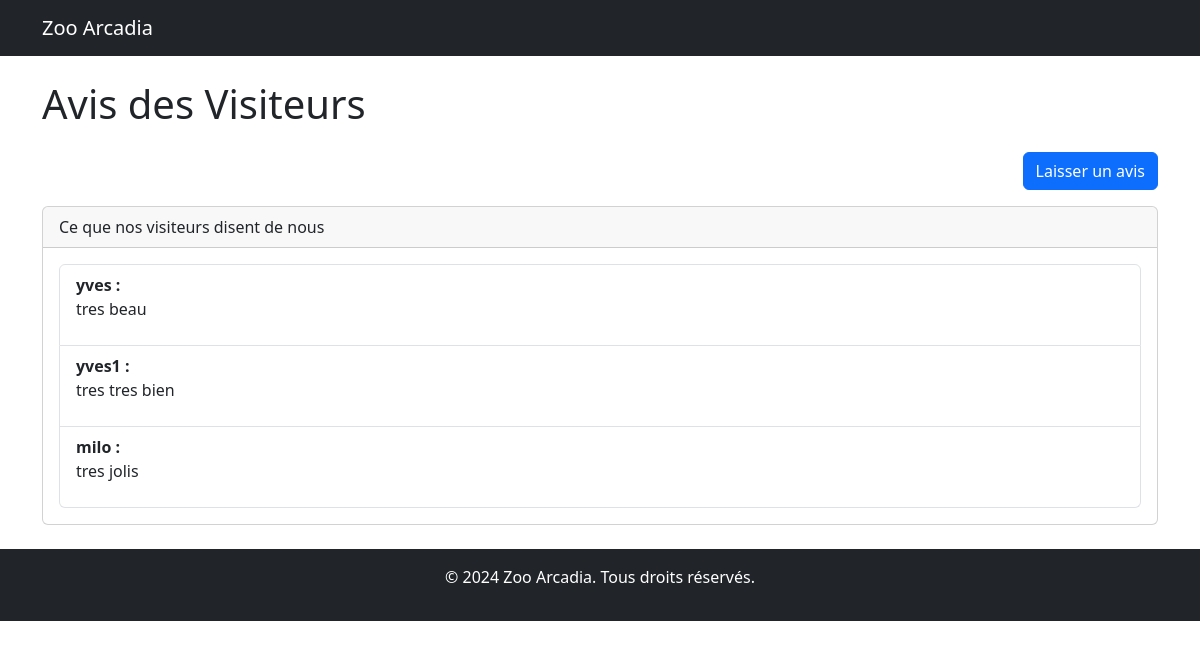
Page /avis_visiteurs.php on the committed database.
### tables this page shows
CREATE TABLE `avis` (
  `id` int(11) NOT NULL,
  `pseudo` varchar(255) NOT NULL,
  `nom` varchar(255) NOT NULL,
  `email` varchar(255) NOT NULL,
  `utilisateur_id` int(11) DEFAULT NULL,
  `contenu` text NOT NULL,
  `statut` enum('en_attente','valide','invalide') DEFAULT 'en_attente',
  `date` date NOT NULL,
  `valide` tinyint(1) DEFAULT 0,
  `commentaire` text NOT NULL
);

### avis_visiteurs.php (the view, shortened to what this page needs)
<?php
include 'php/connection.php';
$query = $pdo->query("SELECT nom, commentaire FROM avis WHERE valide = 1");
$avis = $query->fetchAll(PDO::FETCH_ASSOC);
?>
<!DOCTYPE html>
<html lang="fr">
<head>
    <link href="https://cdn.jsdelivr.net/npm/bootstrap@5.3.0-alpha1/dist/css/bootstrap.min.css" rel="stylesheet">
</head>
<body>
<nav class="navbar navbar-expand-lg navbar-dark bg-dark">
    <div class="container">
        <a class="navbar-brand" href="#">Zoo Arcadia</a>
    </div>
</nav>
<div class="container mt-4">
    <h1 class="mb-4">Avis des Visiteurs</h1>
    <div class="mb-3 text-end">
        <a href="avis.php" class="btn btn-primary">Laisser un avis</a>
    </div>
    <div class="card">
        <div class="card-header">Ce que nos visiteurs disent de nous</div>
        <div class="card-body">
            <ul class="list-group">
                <?php if (!empty($avis)): ?>
                    <?php foreach ($avis as $a): ?>
                        <li class="list-group-item">
                            <strong><?= htmlspecialchars($a['nom']) ?> :</strong>
                            <p><?= htmlspecialchars($a['commentaire']) ?></p>
                        </li>
                    <?php endforeach; ?>
                <?php else: ?>
                    <li class="list-group-item">Aucun avis disponible pour le moment.</li>
                <?php endif; ?>
            </ul>
        </div>
    </div>
</div>
<footer class="bg-dark text-center text-white py-3 mt-4">
    <p>&copy; 2024 Zoo Arcadia. Tous droits réservés.</p>
</footer>
</body>
</html>

### rows in the picture
avis: nom "yves", commentaire "tres beau"
avis: nom "yves1", commentaire "tres tres bien"
avis: nom "milo", commentaire "tres jolis"
